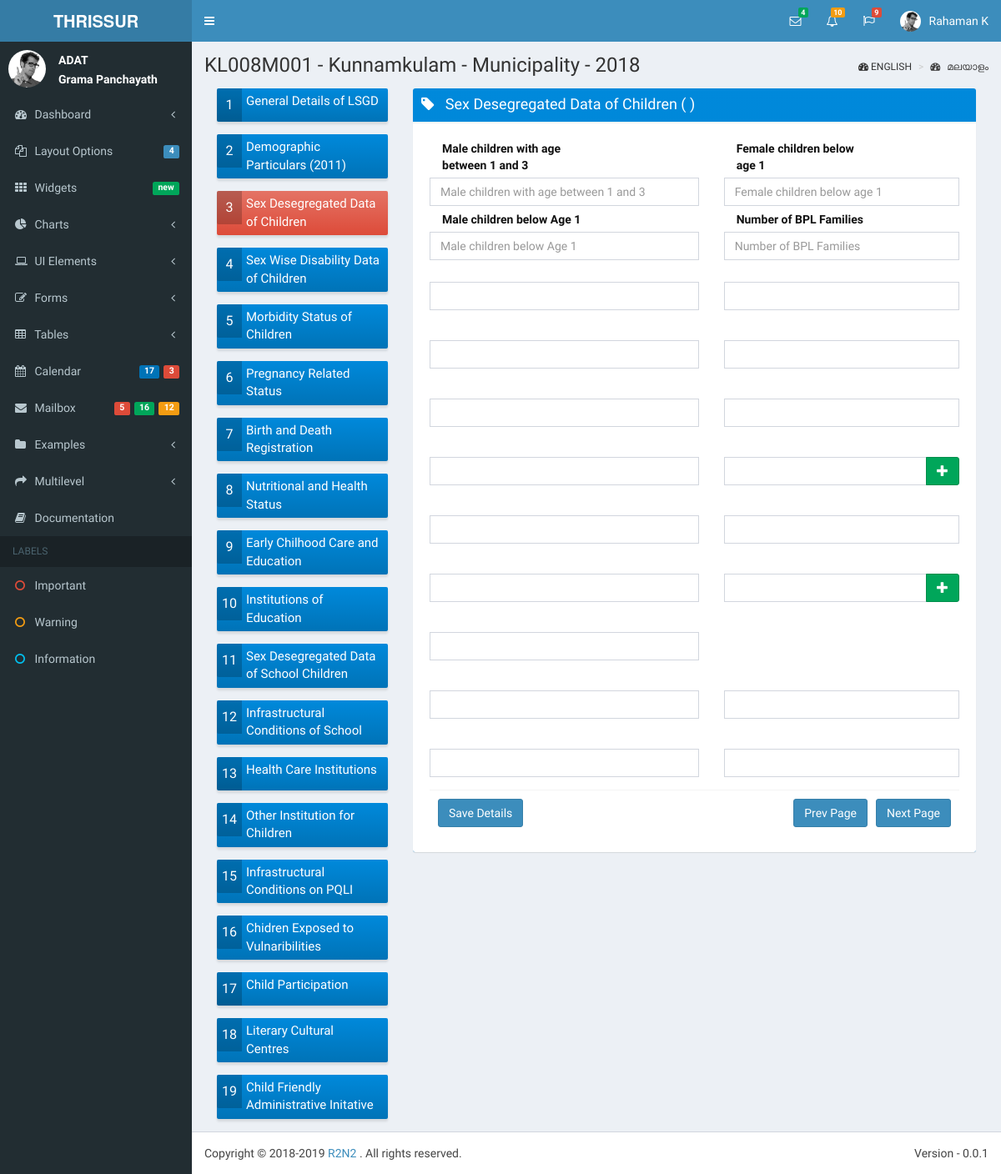
The app's page /data/sddc/ (signed in), older data.
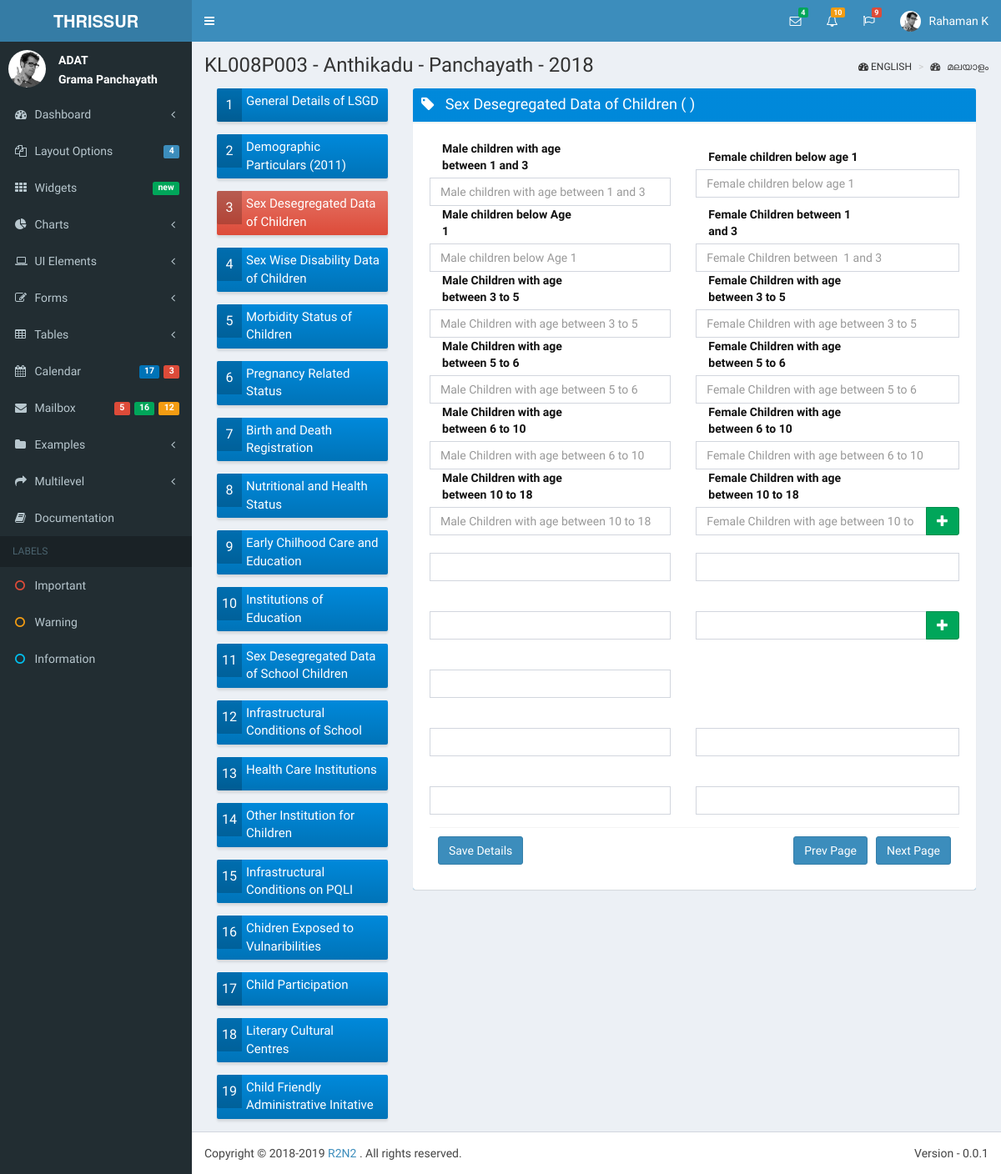
The same page, newer data.
### lsgd/models.py (models this page shows)
class Lsgd(models.Model):
    lsgd_code = models.CharField(max_length = 15, unique = True, primary_key = True)
    lsgd_name = models.CharField(max_length = 100, unique = True)
    lsgd_type = models.CharField(max_length = 15)
    lsgd_district = models.ForeignKey('District', on_delete = models.SET_NULL, null=True)
    lsgd_taluk = models.ForeignKey('Taluk', on_delete = models.SET_NULL, null = True)
    lsgd_block = models.ForeignKey('Block', on_delete = models.SET_NULL, null = True)
    lsgd_assembly = models.ForeignKey('Assembly', on_delete = models.SET_NULL, null = True)
    lsgd_parliament = models.ForeignKey('Parliament', on_delete = models.SET_NULL, null = True)

### qbnk/models.py (models this page shows)
class QuestionBank(models.Model):
    question_code = models.CharField(max_length = 10, unique = True, primary_key = True)
    question_text = models.CharField(max_length = 500)
    question_text_m = models.CharField(max_length = 500)
    question_type = models.CharField(max_length = 10)
    question_options = models.CharField(max_length = 200, blank=True)

### data/views.py (the view)
def sddc_page(request):
    data_entry_year = 2018
    current_user = request.user
    lsgd_code = current_user.profile.user_lsgd
    questions_queryset =  QuestionBank.objects.filter(question_code__startswith = "Q003").values('question_text')
    lsgd_selected = Lsgd.objects.filter(lsgd_code = lsgd_code)
    return render(request, 'data/sddc.html', {'questions': questions_queryset, 'lsgd_selected': lsgd_selected, 'data_entry_year': data_entry_year, \
                            'current_user': current_user})

### data/templates/data/sddc.html (shortened to what the changed rows need)
{% extends 'r2n2/base.html' %}
{% block content_header %}
	<section class="content-header">
	<h1>
		{{ lsgd_selected.0.lsgd_code }} -
        {{ lsgd_selected.0.lsgd_name }} -
        {{ lsgd_selected.0.lsgd_type }} -
		{{ data_entry_year }}
    </h1>
	<ol class="breadcrumb">
        <li><i class="fa fa-dashboard"></i> ENGLISH</li>
        <li><a href="#"><i class="fa fa-dashboard"></i> മലയാളം </a></li>
     </ol>
    </section>
{% endblock %}
{% block content %}
<section class="content">
<section class="col-lg-9 col-md-9">
          <div class="box box-solid bg-blue-gradient">
			<div class="box-footer text-black">
			<form class="form-horizontal" method="post">
            <div class="box-body">
			<table border=0px width=100%>
			<tr height=70px>
			  <td>
                  <label for="lsgd_taluk_name" class="col-sm-8">{{ questions.3.question_text }}</label>
				  <input id="lsgd_taluk_name" name="lsgd_taluk_name" type="text" class="form-control" placeholder="{{ questions.3.question_text }}">
			  </td>
			</tr>
			<tr height=70px>
			  <td>
                  <label for="inputEmail3" class="col-sm-8">{{ questions.4.question_text }}</label>
				  <input type="text" class="form-control" placeholder="{{ questions.4.question_text }}">
			  </td>
			 <td>
                  <label for="inputEmail3" class="col-sm-8">{{ questions.5.question_text }}</label>
				  <input type="text" class="form-control" placeholder="{{ questions.5.question_text }}">
			  </td>
			 </tr>
			 <tr height=70px>
			  <td>
                  <label for="inputEmail3" class="col-sm-8">{{ questions.6.question_text }}</label>
				  <input type="text" class="form-control" placeholder="{{ questions.6.question_text }}">
			  </td>
			 <td>
                  <label for="lsgd_no_of_wards" class="col-sm-8">{{ questions.7.question_text }}</label>
				  <input id="lsgd_no_of_wards" name="lsgd_no_of_wards" type="text" class="form-control" placeholder="{{ questions.7.question_text }}">
			  </td>
			 </tr>
			<tr height=70px>
			  <td>
                  <label for="inputEmail3" class="col-sm-8">{{ questions.8.question_text }}</label>
				  <input type="text" class="form-control" placeholder="{{ questions.8.question_text }}">
			  </td>
			 <td>
                  <label for="inputEmail3" class="col-sm-8">{{ questions.9.question_text }}</label>
				  <input type="text" class="form-control" placeholder="{{ questions.9.question_text }}">
			  </td>
			 </tr>
			<tr height=70px>
			  <td>
                  <label for="inputEmail3" class="col-sm-8">{{ questions.10.question_text }}</label>
				  <input type="text" class="form-control" placeholder="{{ questions.10.question_text }}">
			  </td>
			 <td>
                  <label for="inputEmail3" class="col-sm-8">{{ questions.11.question_text }}</label>
				  <div class="entry input-group col-sm-12">
                        <input class="form-control" name="fields[]" type="text" placeholder="{{ questions.11.question_text }}" />
                    	<span class="input-group-btn">
                            <button class="btn btn-success btn-add" type="button">
                            </button>
                        </span>
                    </div>
			  </td>
			 </tr>
			</table>
		    </div>
            </form>
          </div>
		  </div>
</section>
</section>
{% endblock %}

Row changes from the older to the newer data that the page shows:
no longer on this page (row edited): Lsgd: lsgd_code "KL008M001", lsgd_name "Kunnamkulam", lsgd_type "Municipality"
added Lsgd: lsgd_code "KL008P003", lsgd_name "Anthikadu", lsgd_type "Panchayath"
added QuestionBank: question_text "Female Children between 1 and 3"
added QuestionBank: question_text "Male Children with age between 3 to 5"
added QuestionBank: question_text "Female Children with age between 3 to 5"
added QuestionBank: question_text "Male Children with age between 5 to 6"
added QuestionBank: question_text "Female Children with age between 5 to 6"
added QuestionBank: question_text "Male Children with age between 6 to 10"
added QuestionBank: question_text "Female Children with age between 6 to 10"
added QuestionBank: question_text "Male Children with age between 10 to 18"
added QuestionBank: question_text "Female Children with age between 10 to 18"
Text that changed along with them:
form field lsgd_taluk_name: "Number of BPL Families" → "Female Children between 1 and 3"
form field questions: (not shown) → "Male Children with age between 3 to 5"
form field questions: (not shown) → "Female Children with age between 3 to 5"
form field questions: (not shown) → "Male Children with age between 5 to 6"
form field lsgd_no_of_wards: (not shown) → "Female Children with age between 5 to 6"
form field questions: (not shown) → "Male Children with age between 6 to 10"
form field questions: (not shown) → "Female Children with age between 6 to 10"
form field questions: (not shown) → "Male Children with age between 10 to 18"
form field questions: (not shown) → "Female Children with age between 10 to 18"
{{ questions.3.question_text }}: "Number of BPL Families" → (not shown)
